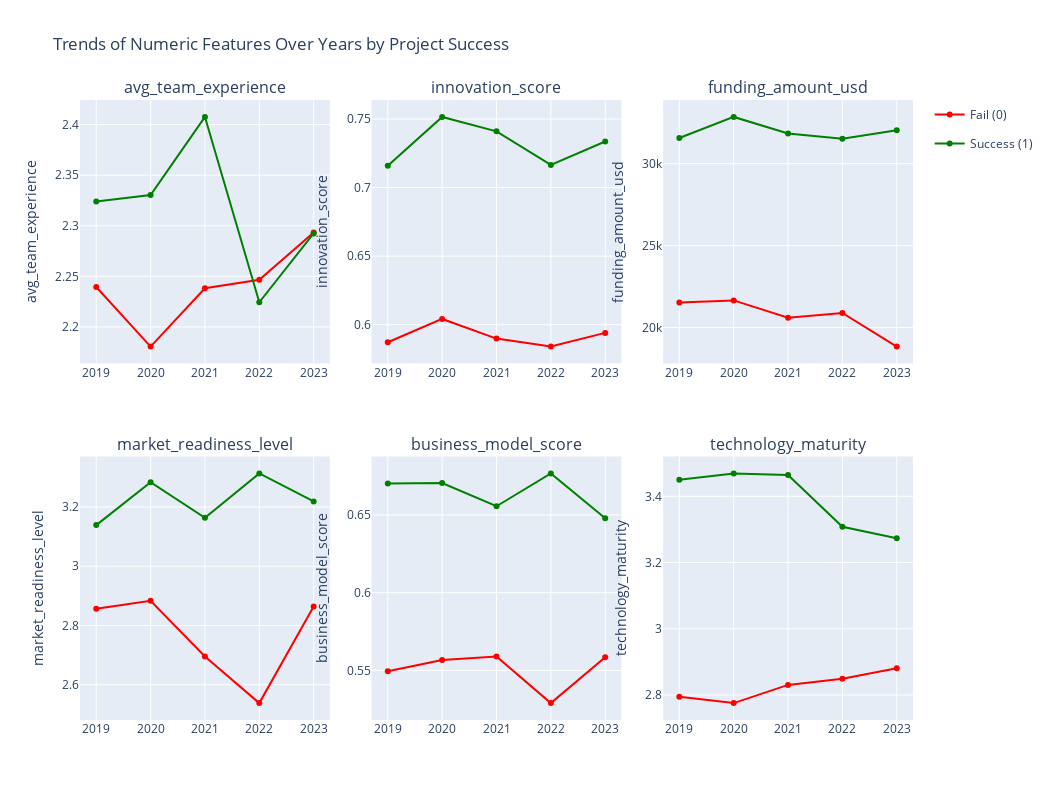

The notebook cell this image was saved under:
### Markdown cell above
> The `business_model_score` represents a numerical rating (0–1) that measures how well-defined, feasible, and scalable each startup’s business model is.
> It captures how clearly the startup explains:
> 1. What problem it solves
> 2. Who the target customers are
> 3. How it generates revenue, and
> 4. How scalable or sustainable the model is.

>**Summary:**  
Successful startups generally achieved higher business model scores (mean = 0.66, median = 0.70) compared to failed startups (mean = 0.55, median = 0.52).  
The KDE plot shows this shift toward higher values for successful ventures, suggesting that clearly defined and scalable business models contribute significantly to startup success.

### Code cell
# Define key numeric variables to visualize over time
numeric_vars = [ 'avg_team_experience', 'innovation_score', 'funding_amount_usd',
                 'market_readiness_level','business_model_score','technology_maturity' ]

# Set number of columns per row for subplots
cols_per_row = 3
rows = (len(numeric_vars) + cols_per_row - 1) // cols_per_row  # Calculate rows

fig = make_subplots(
    rows=rows, cols=cols_per_row,
    subplot_titles=numeric_vars,
    horizontal_spacing=0.05, vertical_spacing=0.15
)

# Define visualization properties for success and failure
status_properties = {
    0: {'name': 'Fail (0)', 'color': 'red'}, 
    1: {'name': 'Success (1)', 'color': 'green'}  
}


for i, col in enumerate(numeric_vars):
    avg_df = df.groupby(['year', 'success_label'], as_index=False)[col].mean()

    row = (i // cols_per_row) + 1  
    col_pos = (i % cols_per_row) + 1
    
    #Plot separate lines for successful and failed startups
    for success_label, properties in status_properties.items():
        show_legend = (i == 0 and success_label == 0) or (i == 0 and success_label == 1)
        
        fig.add_trace(
            go.Scatter(
                x=avg_df[avg_df['success_label'] == success_label]['year'],
                y=avg_df[avg_df['success_label'] == success_label][col],
                mode='lines+markers',
                name=properties['name'],
                line=dict(color=properties['color']),
                legendgroup=properties['name'],  
                showlegend=show_legend ,
                hovertemplate=(
                    '<b>Year:</b> %{x}<br>'
                    f'<b>{col}:</b> ' + '%{y:.2f}<extra></extra>'
                )
            ),
            row=row, col=col_pos
        )

    fig.update_yaxes(title_text=col, row=row, col=col_pos)

fig.update_layout(
    height=400 * rows, 
    width=350 * cols_per_row, 
    title_text='Trends of Numeric Features Over Years by Project Success',
    showlegend=True,  
)

fig.show()

### Figure 1 — Plotly figure (JSON) as saved in the notebook; plotly's stock layout.template omitted (floating-point values rounded to 4 significant figures)
{"data": [{"hovertemplate": "<b>Year:</b> %{x}<br><b>avg_team_experience:</b> %{y:.2f}<extra></extra>", "legendgroup": "Fail (0)", "line": {"color": "red"}, "mode": "lines+markers", "name": "Fail (0)", "showlegend": true, "type": "scatter", "x": [2019, 2020, 2021, 2022, 2023], "xaxis": "x", "y": [2.239, 2.181, 2.238, 2.247, 2.293], "yaxis": "y"}, {"hovertemplate": "<b>Year:</b> %{x}<br><b>avg_team_experience:</b> %{y:.2f}<extra></extra>", "legendgroup": "Success (1)", "line": {"color": "green"}, "mode": "lines+markers", "name": "Success (1)", "showlegend": true, "type": "scatter", "x": [2019, 2020, 2021, 2022, 2023], "xaxis": "x", "y": [2.324, 2.33, 2.408, 2.224, 2.292], "yaxis": "y"}, {"hovertemplate": "<b>Year:</b> %{x}<br><b>innovation_score:</b> %{y:.2f}<extra></extra>", "legendgroup": "Fail (0)", "line": {"color": "red"}, "mode": "lines+markers", "name": "Fail (0)", "showlegend": false, "type": "scatter", "x": [2019, 2020, 2021, 2022, 2023], "xaxis": "x2", "y": [0.5871, 0.6042, 0.5898, 0.584, 0.594], "yaxis": "y2"}, {"hovertemplate": "<b>Year:</b> %{x}<br><b>innovation_score:</b> %{y:.2f}<extra></extra>", "legendgroup": "Success (1)", "line": {"color": "green"}, "mode": "lines+markers", "name": "Success (1)", "showlegend": false, "type": "scatter", "x": [2019, 2020, 2021, 2022, 2023], "xaxis": "x2", "y": [0.7159, 0.7515, 0.741, 0.7165, 0.7336], "yaxis": "y2"}, {"hovertemplate": "<b>Year:</b> %{x}<br><b>funding_amount_usd:</b> %{y:.2f}<extra></extra>", "legendgroup": "Fail (0)", "line": {"color": "red"}, "mode": "lines+markers", "name": "Fail (0)", "showlegend": false, "type": "scatter", "x": [2019, 2020, 2021, 2022, 2023], "xaxis": "x3", "y": [21530.0, 21650.0, 20600.0, 20890.0, 18840.0], "yaxis": "y3"}, {"hovertemplate": "<b>Year:</b> %{x}<br><b>funding_amount_usd:</b> %{y:.2f}<extra></extra>", "legendgroup": "Success (1)", "line": {"color": "green"}, "mode": "lines+markers", "name": "Success (1)", "showlegend": false, "type": "scatter", "x": [2019, 2020, 2021, 2022, 2023], "xaxis": "x3", "y": [31560.0, 32850.0, 31840.0, 31520.0, 32030.0], "yaxis": "y3"}, {"hovertemplate": "<b>Year:</b> %{x}<br><b>market_readiness_level:</b> %{y:.2f}<extra></extra>", "legendgroup": "Fail (0)", "line": {"color": "red"}, "mode": "lines+markers", "name": "Fail (0)", "showlegend": false, "type": "scatter", "x": [2019, 2020, 2021, 2022, 2023], "xaxis": "x4", "y": [2.857, 2.883, 2.695, 2.538, 2.864], "yaxis": "y4"}, {"hovertemplate": "<b>Year:</b> %{x}<br><b>market_readiness_level:</b> %{y:.2f}<extra></extra>", "legendgroup": "Success (1)", "line": {"color": "green"}, "mode": "lines+markers", "name": "Success (1)", "showlegend": false, "type": "scatter", "x": [2019, 2020, 2021, 2022, 2023], "xaxis": "x4", "y": [3.139, 3.284, 3.163, 3.314, 3.219], "yaxis": "y4"}, {"hovertemplate": "<b>Year:</b> %{x}<br><b>business_model_score:</b> %{y:.2f}<extra></extra>", "legendgroup": "Fail (0)", "line": {"color": "red"}, "mode": "lines+markers", "name": "Fail (0)", "showlegend": false, "type": "scatter", "x": [2019, 2020, 2021, 2022, 2023], "xaxis": "x5", "y": [0.5495, 0.5568, 0.5589, 0.529, 0.5585], "yaxis": "y5"}, {"hovertemplate": "<b>Year:</b> %{x}<br><b>business_model_score:</b> %{y:.2f}<extra></extra>", "legendgroup": "Success (1)", "line": {"color": "green"}, "mode": "lines+markers", "name": "Success (1)", "showlegend": false, "type": "scatter", "x": [2019, 2020, 2021, 2022, 2023], "xaxis": "x5", "y": [0.6702, 0.6705, 0.6556, 0.6766, 0.6479], "yaxis": "y5"}, {"hovertemplate": "<b>Year:</b> %{x}<br><b>technology_maturity:</b> %{y:.2f}<extra></extra>", "legendgroup": "Fail (0)", "line": {"color": "red"}, "mode": "lines+markers", "name": "Fail (0)", "showlegend": false, "type": "scatter", "x": [2019, 2020, 2021, 2022, 2023], "xaxis": "x6", "y": [2.795, 2.776, 2.831, 2.849, 2.881], "yaxis": "y6"}, {"hovertemplate": "<b>Year:</b> %{x}<br><b>technology_maturity:</b> %{y:.2f}<extra></extra>", "legendgroup": "Success (1)", "line": {"color": "green"}, "mode": "lines+markers", "name": "Success (1)", "showlegend": false, "type": "scatter", "x": [2019, 2020, 2021, 2022, 2023], "xaxis": "x6", "y": [3.45, 3.469, 3.464, 3.308, 3.274], "yaxis": "y6"}], "layout": {"annotations": [{"font": {"size": 16}, "showarrow": false, "text": "avg_team_experience", "x": 0.15, "xanchor": "center", "xref": "paper", "y": 1, "yanchor": "bottom", "yref": "paper"}, {"font": {"size": 16}, "showarrow": false, "text": "innovation_score", "x": 0.5, "xanchor": "center", "xref": "paper", "y": 1, "yanchor": "bottom", "yref": "paper"}, {"font": {"size": 16}, "showarrow": false, "text": "funding_amount_usd", "x": 0.85, "xanchor": "center", "xref": "paper", "y": 1, "yanchor": "bottom", "yref": "paper"}, {"font": {"size": 16}, "showarrow": false, "text": "market_readiness_level", "x": 0.15, "xanchor": "center", "xref": "paper", "y": 0.425, "yanchor": "bottom", "yref": "paper"}, {"font": {"size": 16}, "showarrow": false, "text": "business_model_score", "x": 0.5, "xanchor": "center", "xref": "paper", "y": 0.425, "yanchor": "bottom", "yref": "paper"}, {"font": {"size": 16}, "showarrow": false, "text": "technology_maturity", "x": 0.85, "xanchor": "center", "xref": "paper", "y": 0.425, "yanchor": "bottom", "yref": "paper"}], "height": 800, "showlegend": true, "title": {"text": "Trends of Numeric Features Over Years by Project Success"}, "width": 1050, "xaxis": {"anchor": "y", "domain": [0, 0.3]}, "xaxis2": {"anchor": "y2", "domain": [0.35, 0.65]}, "xaxis3": {"anchor": "y3", "domain": [0.7, 1]}, "xaxis4": {"anchor": "y4", "domain": [0, 0.3]}, "xaxis5": {"anchor": "y5", "domain": [0.35, 0.65]}, "xaxis6": {"anchor": "y6", "domain": [0.7, 1]}, "yaxis": {"anchor": "x", "domain": [0.575, 1], "title": {"text": "avg_team_experience"}}, "yaxis2": {"anchor": "x2", "domain": [0.575, 1], "title": {"text": "innovation_score"}}, "yaxis3": {"anchor": "x3", "domain": [0.575, 1], "title": {"text": "funding_amount_usd"}}, "yaxis4": {"anchor": "x4", "domain": [0, 0.425], "title": {"text": "market_readiness_level"}}, "yaxis5": {"anchor": "x5", "domain": [0, 0.425], "title": {"text": "business_model_score"}}, "yaxis6": {"anchor": "x6", "domain": [0, 0.425], "title": {"text": "technology_maturity"}}}}
